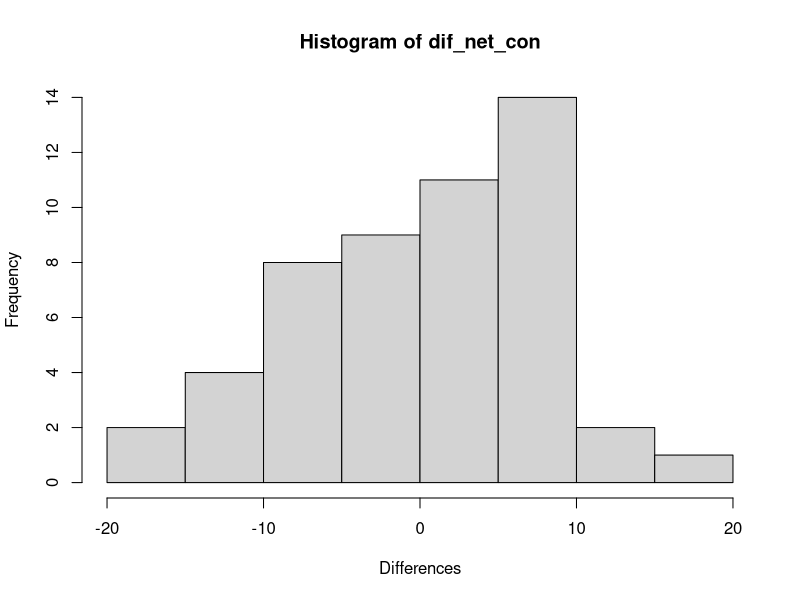
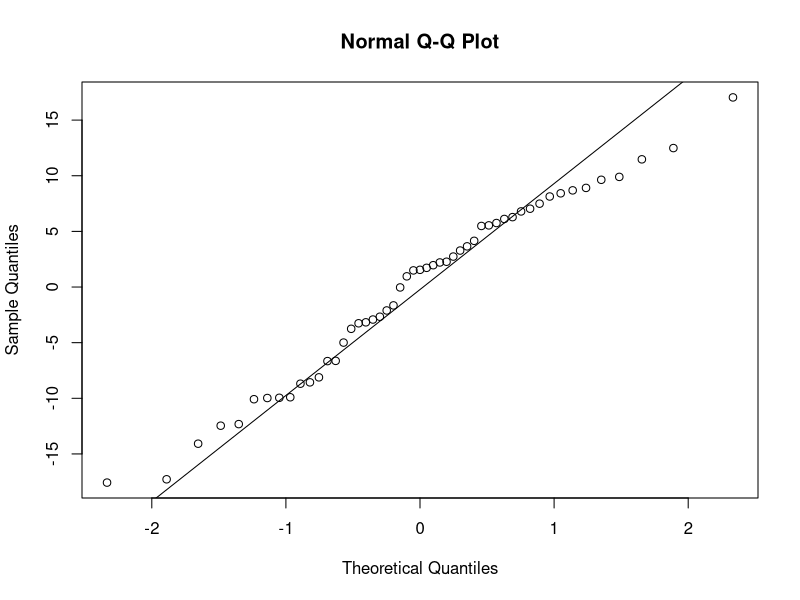
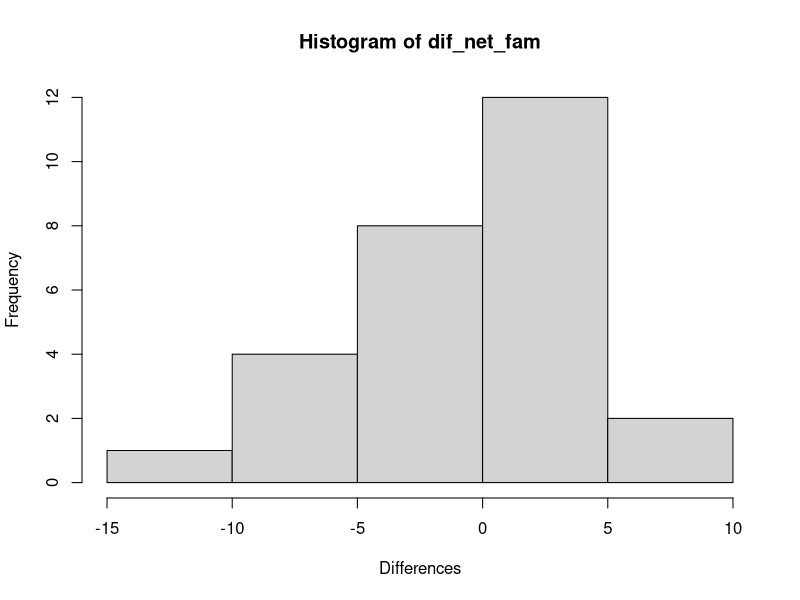
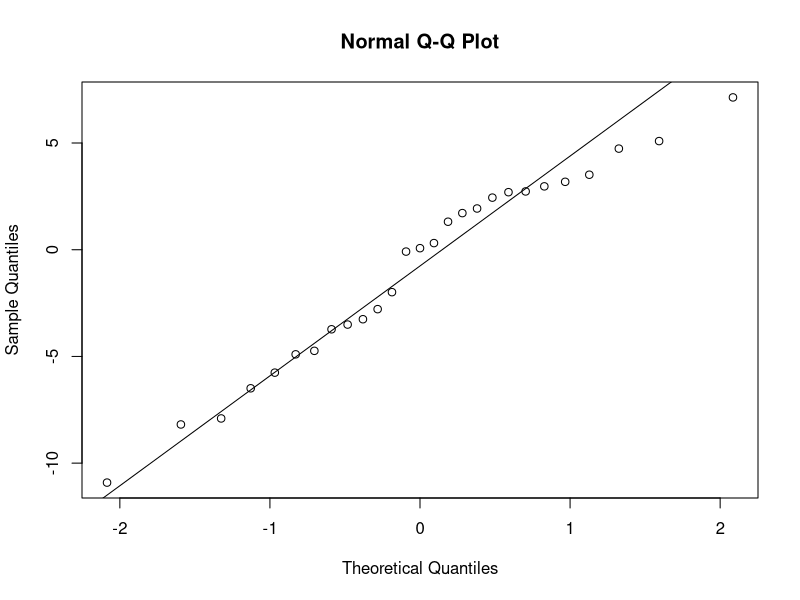
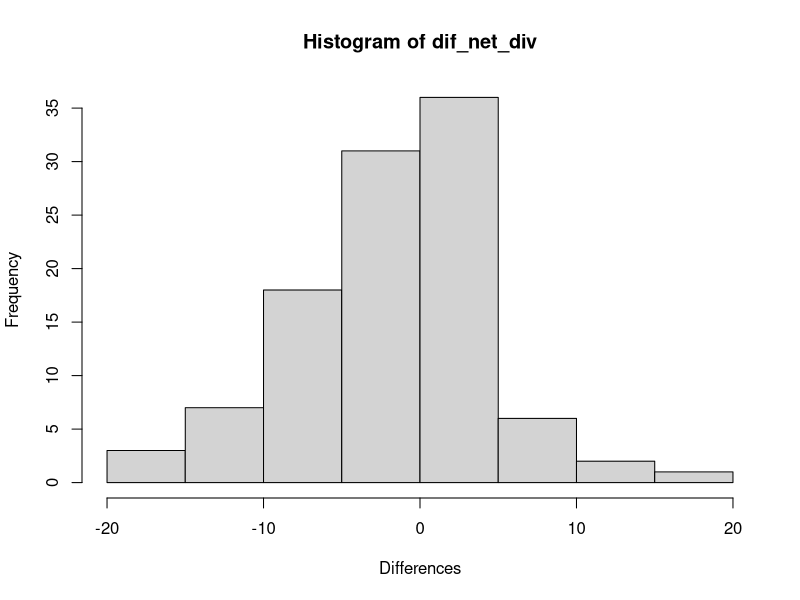
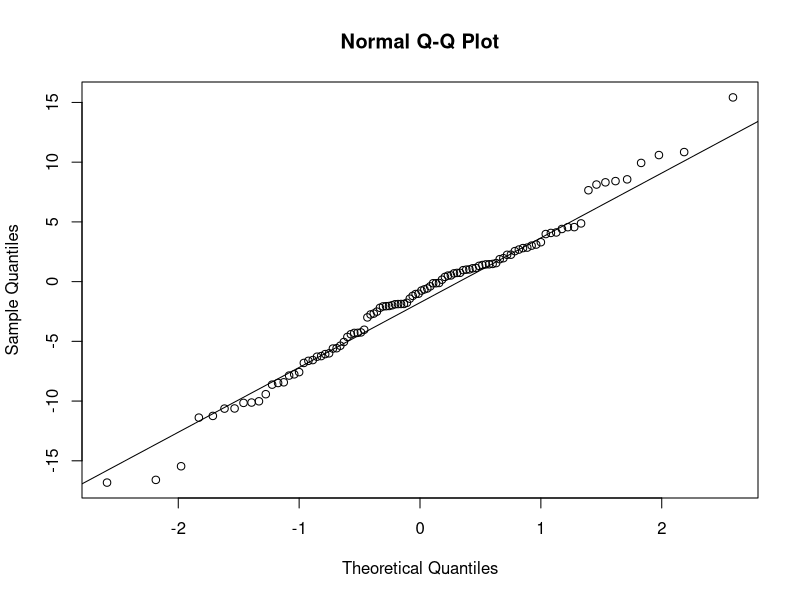
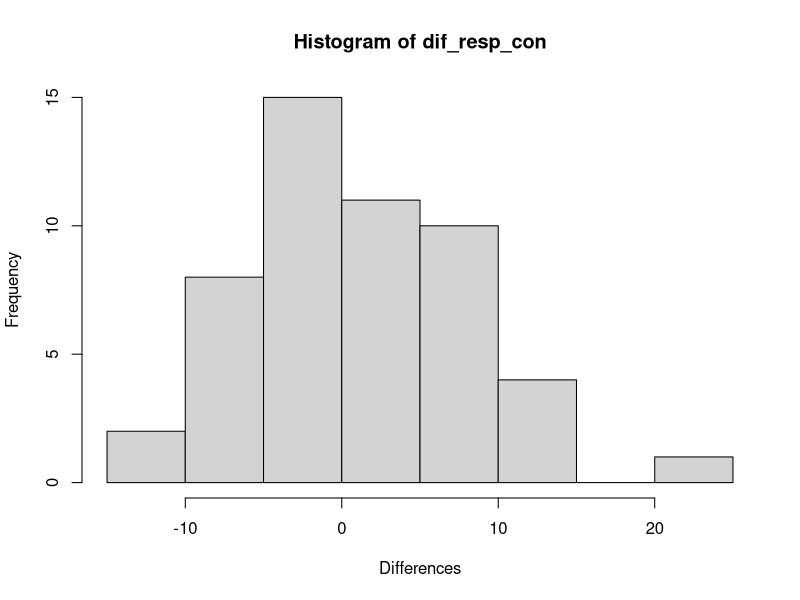
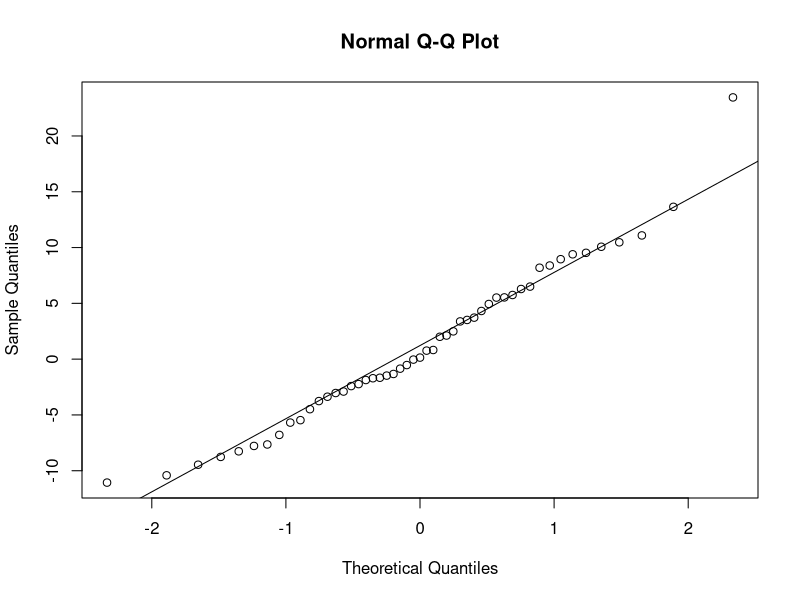

R code for these plots, in order: (Note: this script raises an error after producing the figures.)
## ---- chunk 1
library(tidyverse)
library(nlme)
library(rstatix)
library(ggpubr)
library(ggtext)
library(ggrepel)
library(patchwork)
## ---- chunk 2
#outlier exlusion in conspecific incubations (family and biomass incubations no outliers detected)

#O2 meausrements
Data <- read.csv("Data/All_expectedvalues.csv")

Day14 <- Data %>% filter(day =="14")
Day14<- Day14 %>%
  filter(fragment_ID != "AmuD1_AmuB2_AmuA3" & fragment_ID != "SpiA4_SpiB1_SpiD2")

Day5 <- Data %>% filter(day =="5")
Day5<- Day5 %>%
  filter(fragment_ID != "PloB3_PloC3_PloD3")

Data_sub <- Data %>% filter(day != "14" & day != "5")

Data <- rbind(Day14, Day5, Data_sub)

# calcification measurements
# important to delete minus values in expected calc, otherwise relative difference in percentage is wrong
Data_calc <- read.csv("Data/All_expectedvalues.csv")

Day14_calc <- Data_calc %>% filter(day =="14")
Day14_calc<- Day14_calc %>%
  filter(fragment_ID != "AmuD2_AmuB4_AmuA1" & fragment_ID != "AmuD1_AmuB2_AmuA3" & fragment_ID != "AcyB1_AcyD2_AcyA3" & fragment_ID != "PruD4_PruE2_PruA3" & fragment_ID != "PdaA1_PdaB2_PdaD4" & fragment_ID != "AcyB3_AcyD3_AcyA1")

Day5 <- Data %>% filter(day =="5")
Day5_calc<- Day5 %>%
  filter(fragment_ID != "AcyB1_AcyD1_AcyA1")

Day6_calc <- Data_calc %>%  filter(day == "6")
Day6_calc <- Day6_calc %>%  filter(fragment_ID != "PloB3_PcyB4_PruD4")

Data_sub_calc <- Data %>% filter(day != "14" & day != "5"& day != "6")

Data_calc <- rbind(Day6_calc, Day14_calc, Day5_calc, Data_sub_calc)

rm(Data_sub, Data_sub_calc)
## ---- chunk 3
#outlier exclusion in diversity incubations (family and biomass incubations no outliers detected

#O2 measurements
Day13 <- Data %>% filter(day =="13")
Day13<- Day13 %>% filter(fragment_ID != "SpiB2_AcyD2_PcyC3" )

Day9 <- Data %>% filter(day =="9")
Day9<- Day9 %>% filter(fragment_ID != "PdaA2_AmuD2_PruD3" & fragment_ID != "PveF1_MdiC1_PcyB1")

Day7 <- Data %>% filter(day =="7")
Day7<- Day7 %>% filter(fragment_ID != "PdaB4_AcyD3_PcyC4")

Data_sub <- Data %>% filter(day != "13" & day != "9" & day != "7")

Data <- rbind(Day13, Day9, Day7, Data_sub)

# calcification measurements
Day7_calc <- Data_calc %>% filter(day =="7")
Day7_calc<- Day7_calc %>%filter(fragment_ID != "PdaD1_AcyA1_PcyA1")

Day13_calc <- Data_calc %>% filter(day =="13")
Day13_calc<- Day13_calc %>%filter(fragment_ID != "PdaD1_AmuA1_PloD1")

Data_sub_calc <- Data_calc %>%  filter(day != "7" & day != "13")

Data_calc <- rbind(Day7_calc, Day13_calc, Data_sub_calc)
## ---- chunk 4
#((100/ exp)* net_obs) -100, rewritten it is ((net_obs/exp)*100)-100, is the same as ((net_obs/exp)-1)*100, is the same as ((net_obs-exp)/exp)*100 as exp cut out(rauskürzen)

Data$exp_obs_net_photo <- with(Data, Data$net_photo_h_surface - Data$exp_Net_photo_ug_h_cm2)
Data$exp_obs_net_photo_perc <- with(Data, ((100 / Data$exp_Net_photo_ug_h_cm2) * Data$net_photo_h_surface)-100)
Data$exp_obs_net_photo_perc <- round(Data$exp_obs_net_photo_perc, 6)

Data$exp_obs_gross_photo <- with(Data, Data$gross_photo_h_surface - Data$exp_Gross_photo_ug_h_cm2)
Data$exp_obs_gross_photo_perc <- with(Data, ((100 / Data$exp_Gross_photo_ug_h_cm2) * Data$gross_photo_h_surface)-100)
Data$exp_obs_gross_photo_perc <- round(Data$exp_obs_gross_photo_perc, 6)

Data$exp_obs_respiration <- with(Data, Data$respiration_h_surface - Data$exp_Resp_ug_h_cm2)
Data$exp_obs_respiration_perc <- with(Data, ((100 / Data$exp_Resp_ug_h_cm2) * Data$respiration_h_surface)-100)
Data$exp_obs_respiration_perc <- round(Data$exp_obs_respiration_perc, 6)

Data_calc$exp_obs_calc <- with(Data_calc, Data_calc$calc_umol_cm2_h - Data_calc$exp_Calc_umol_h_cm2)
Data_calc$exp_obs_calc_perc <- with(Data_calc, ((100 / Data_calc$exp_Calc_umol_h_cm2) * Data_calc$calc_umol_cm2_h)-100)
Data_calc$exp_obs_calc_perc <- round(Data_calc$exp_obs_calc_perc, 6)
## ---- chunk 5
#Get dataframe melted and split into conspecific, family and diversity (mixed) dataframes

# Net photo
Net_m <- Data %>%  dplyr::select("category", "colony", "net_photo_h_surface", "species", "family") %>%
        mutate(Label = as.factor("Net Photo")) %>%
        rename(Netphoto = net_photo_h_surface)

ExpNet_m <- Data %>%  dplyr::select("category", "colony", "exp_Net_photo_ug_h_cm2", "species", "family") %>%
        mutate(Label = as.factor("ExpNet Photo")) %>%
        rename(Netphoto =exp_Net_photo_ug_h_cm2)

Net_melt <- rbind(Net_m, ExpNet_m)

Net_con <- Net_melt %>%  filter(category == "conspecific")
Net_fam <- Net_melt %>%  filter(category == "family")
Net_div <- Net_melt %>%  filter(category == "mix")

rm(Net_m, ExpNet_m)

# Gross photo
Gross_m <- Data %>%  dplyr::select("category", "colony", "gross_photo_h_surface", "species", "family") %>%
        mutate(Label = as.factor("Gross Photo")) %>%
        rename(Grossphoto = gross_photo_h_surface)

ExpGross_m <- Data %>%  dplyr::select("category", "colony", "exp_Gross_photo_ug_h_cm2", "species", "family") %>%
        mutate(Label = as.factor("ExpGross Photo")) %>%
        rename(Grossphoto =exp_Gross_photo_ug_h_cm2)

Gross_melt <- rbind(Gross_m, ExpGross_m)

Gross_con <- Gross_melt %>%  filter(category == "conspecific")
Gross_fam <- Gross_melt %>%  filter(category == "family")
Gross_div <- Gross_melt %>%  filter(category == "mix")

rm(Gross_m, ExpGross_m)

# Respiration
Resp_m <- Data %>%  dplyr::select("category", "colony", "respiration_h_surface", "species", "family") %>%
        mutate(Label = as.factor("Resp")) %>%
        rename(Resp = respiration_h_surface)

ExpResp_m <- Data %>%  dplyr::select("category", "colony", "exp_Resp_ug_h_cm2", "species", "family") %>%
        mutate(Label = as.factor("ExpResp")) %>%
        rename(Resp =exp_Resp_ug_h_cm2)

Resp_melt <- rbind(Resp_m, ExpResp_m)

Resp_con <- Resp_melt %>%  filter(category == "conspecific")
Resp_fam <- Resp_melt %>%  filter(category == "family")
Resp_div <- Resp_melt %>%  filter(category == "mix")

rm(Resp_m,ExpResp_m)

# Calcification
Calc_m <- Data_calc %>%  dplyr::select("category", "colony", "calc_umol_cm2_h", "species", "family") %>%
        mutate(Label = as.factor("Calc")) %>%
        rename(Calc = calc_umol_cm2_h)

ExpCalc_m <- Data_calc %>%  dplyr::select("category", "colony", "exp_Calc_umol_h_cm2", "species", "family") %>%
        mutate(Label = as.factor("ExpCalc")) %>%
        rename(Calc =exp_Calc_umol_h_cm2)

Calc_melt <- rbind(Calc_m, ExpCalc_m)

Calc_con <- Calc_melt %>%  filter(category == "conspecific")
Calc_fam <- Calc_melt %>%  filter(category == "family")
Calc_div <- Calc_melt %>%  filter(category == "mix")

rm(Calc_m, ExpCalc_m)
## ---- chunk 6
# check requirements for paired t-test

# Preconditions check normality of differences in paired t test.
# Homogeneity of variance is not important for paired t test 
# Does the differences of the pairs follow a normal distribution? P >0.05

# Net -> assumptions are met
dif_net_con <- with(Net_con, Netphoto[Label == "Net Photo"] - Netphoto[Label == "ExpNet Photo"])
dif_net_fam <- with(Net_fam, Netphoto[Label == "Net Photo"] - Netphoto[Label == "ExpNet Photo"])
dif_net_div <- with(Net_div, Netphoto[Label == "Net Photo"] - Netphoto[Label == "ExpNet Photo"])

shapiro.test(dif_net_con) # test = normal
hist(dif_net_con,xlab='Differences') # check graphically
qqnorm(dif_net_con) 
qqline(dif_net_con)

shapiro.test(dif_net_fam) # test = normal
hist(dif_net_fam,xlab='Differences') # check graphically
qqnorm(dif_net_fam) 
qqline(dif_net_fam)

shapiro.test(dif_net_div) # test = normal
hist(dif_net_div,xlab='Differences') # check graphically
qqnorm(dif_net_div) 
qqline(dif_net_div)


# Resp -> assumptions are met
dif_resp_con <- with(Resp_con, Resp[Label == "Resp"] - Resp[Label == "ExpResp"])
dif_resp_fam <- with(Resp_fam, Resp[Label == "Resp"] - Resp[Label == "ExpResp"])
dif_resp_div <- with(Resp_div, Resp[Label == "Resp"] - Resp[Label == "ExpResp"])

shapiro.test(dif_resp_con) # test = normal
hist(dif_resp_con,xlab='Differences') # check graphically
qqnorm(dif_resp_con) 
qqline(dif_resp_con)

shapiro.test(dif_resp_fam) # test = normal
hist(dif_resp_fam,xlab='Differences') # check graphically
qqnorm(dif_resp_fam) 
qqline(dif_resp_fam)

shapiro.test(dif_resp_div) # test = normal
hist(dif_resp_div,xlab='Differences') # check graphically
qqnorm(dif_resp_div) 
qqline(dif_resp_div)


# Gross -> assumptions are met
dif_gross_con <- with(Gross_con, Grossphoto[Label == "Gross Photo"] - Grossphoto[Label == "ExpGross Photo"])
dif_gross_fam <- with(Gross_fam, Grossphoto[Label == "Gross Photo"] - Grossphoto[Label == "ExpGross Photo"])
dif_gross_div <- with(Gross_div, Grossphoto[Label == "Gross Photo"] - Grossphoto[Label == "ExpGross Photo"])

shapiro.test(dif_gross_con) # test = normal
hist(dif_gross_con,xlab='Differences') # check graphically
qqnorm(dif_gross_con) 
qqline(dif_gross_con)

shapiro.test(dif_gross_fam) # test = normal
hist(dif_gross_fam,xlab='Differences') # check graphically
qqnorm(dif_gross_fam) 
qqline(dif_gross_fam)

shapiro.test(dif_gross_div) # test = normal
hist(dif_gross_div,xlab='Differences') # check graphically
qqnorm(dif_gross_div) 
qqline(dif_gross_div)


# Calc -> assumptions are met
dif_calc_con <- with(Calc_con, Calc[Label == "Calc"] - Calc[Label == "ExpCalc"])
dif_calc_fam <- with(Calc_fam, Calc[Label == "Calc"] - Calc[Label == "ExpCalc"])
dif_calc_div <- with(Calc_div, Calc[Label == "Calc"] - Calc[Label == "ExpCalc"])

shapiro.test(dif_calc_con) # test = normal
hist(dif_calc_con,xlab='Differences') # check graphically
qqnorm(dif_calc_con) 
qqline(dif_calc_con)

shapiro.test(dif_calc_fam) # test = normal
hist(dif_calc_fam,xlab='Differences') # check graphically
qqnorm(dif_calc_fam) 
qqline(dif_calc_fam)

shapiro.test(dif_calc_div) # test = normal
hist(dif_calc_div,xlab='Differences') # check graphically
qqnorm(dif_calc_div) 
qqline(dif_calc_div)
## ---- chunk 7
#  compare all expected to observed/measured via an paired t.test

# conspecifics
test_net <- Net_con %>%
   group_by(species) %>%
   pairwise_t_test(
     Netphoto ~ Label,
     paired = TRUE,
     p.adjust.method = "bonferroni"
   )

write.table(test_net, "Graphs/Net_paired_ttest_exp_obs_con.csv", sep= ",")

test_resp <-Resp_con %>%
   group_by(species) %>%
   pairwise_t_test(
     Resp ~ Label,
     paired = TRUE,
     p.adjust.method = "bonferroni"
   )

write.table(test_resp, "Graphs/Resp_paired_ttest_exp_obs_con.csv", sep= ",")

test_gross <- Gross_con %>%
   group_by(species) %>%
   pairwise_t_test(
     Grossphoto ~ Label,
     paired = TRUE,
     p.adjust.method = "bonferroni"
   )

write.table(test_gross, "Graphs/Gross_paired_ttest_exp_obs_con.csv", sep= ",")


test_calc <- Calc_con %>%
   group_by(species) %>%
   pairwise_t_test(
     Calc ~ Label,
     paired = TRUE,
     p.adjust.method = "bonferroni"
   )

write.table(test_calc, "Graphs/Calc_paired_ttest_exp_obs_con.csv", sep= ",")


# family
test_net_fam <- Net_fam %>%
   group_by(species) %>%
   pairwise_t_test(
     Netphoto ~ Label,
     paired = TRUE,
     p.adjust.method = "bonferroni"
   )

write.table(test_net_fam, "Graphs/Net_paired_ttest_exp_obs_fam.csv", sep= ",")

test_resp_fam <-Resp_fam %>%
   group_by(species) %>%
   pairwise_t_test(
     Resp ~ Label,
     paired = TRUE,
     p.adjust.method = "bonferroni"
   )

write.table(test_resp_fam, "Graphs/Resp_paired_ttest_exp_obs_fam.csv", sep= ",")

test_gross_fam <- Gross_fam %>%
   group_by(species) %>%
   pairwise_t_test(
     Grossphoto ~ Label,
     paired = TRUE,
     p.adjust.method = "bonferroni"
   )

write.table(test_gross_fam, "Graphs/Gross_paired_ttest_exp_obs_fam.csv", sep= ",")


test_calc_fam <- Calc_fam %>%
   group_by(species) %>%
   pairwise_t_test(
     Calc ~ Label,
     paired = TRUE,
     p.adjust.method = "bonferroni"
   )

write.table(test_calc_fam, "Graphs/Calc_paired_ttest_exp_obs_fam.csv", sep= ",")


#  diversity
test_net_div <- Net_div %>%
   group_by(species) %>%
   pairwise_t_test(
     Netphoto ~ Label,
     paired = TRUE,
     p.adjust.method = "bonferroni"
   )

write.table(test_net_div, "Graphs/Mix_Net_paired_ttest_exp_obs_div.csv", sep= ",")

test_resp_div <-Resp_div %>%
   group_by(species) %>%
   pairwise_t_test(
     Resp ~ Label,
     paired = TRUE,
     p.adjust.method = "bonferroni"
   )

write.table(test_resp_div, "Graphs/Mix_Resp_paired_ttest_exp_obs_div.csv", sep= ",")

test_gross_div <- Gross_div %>%
   group_by(species) %>%
   pairwise_t_test(
     Grossphoto ~ Label,
     paired = TRUE,
     p.adjust.method = "bonferroni"
   )

write.table(test_gross_div, "Graphs/Mix_Gross_paired_ttest_exp_obs_div.csv", sep= ",")


test_calc_div <- Calc_div %>%
   group_by(species) %>%
   pairwise_t_test(
     Calc ~ Label,
     paired = TRUE,
     p.adjust.method = "bonferroni"
   )

write.table(test_calc_div, "Graphs/Mix_Calc_paired_ttest_exp_obs_div.csv", sep= ",")
## ---- chunk 8
# Make new column with stat results 'type', where statistical test result is shown

# Net photo
con_net <- Data %>% filter(category == "conspecific")%>%
  mutate(
  type = case_when(
    species == "Acy_Acy_Acy" ~ "neutral",
    species == "Amu_Amu_Amu" ~ "neutral",
    species == "Mdi_Mdi_Mdi" ~ "neg",
    species == "Pcy_Pcy_Pcy" ~ "pos",
    species == "Plo_Plo_Plo" ~ "pos",
    species == "Pru_Pru_Pru" ~ "neg",
    species == "Pve_Pve_Pve" ~ "neutral",
    species == "Pda_Pda_Pda" ~ "neutral",
    species == "Spi_Spi_Spi" ~ "neutral"
  ))

con_net$species <- factor(con_net$species, levels= c("Pcy_Pcy_Pcy", "Plo_Plo_Plo", "Pru_Pru_Pru", "Acy_Acy_Acy", "Amu_Amu_Amu", "Mdi_Mdi_Mdi", "Pda_Pda_Pda", "Pve_Pve_Pve","Spi_Spi_Spi"))

summary_net<- con_net %>%  group_by(species) %>%
    summarise(
      median = round(median(exp_obs_net_photo_perc),4),
      mean = round(mean(exp_obs_net_photo_perc),4), 
      sd = round(sd(exp_obs_net_photo_perc),4))

con_net_comp <- left_join(con_net, summary_net)


# Respiration
con_resp <- Data %>% filter(category == "conspecific")%>%
  mutate(
  type = case_when(
    species == "Acy_Acy_Acy" ~ "neg",
    species == "Amu_Amu_Amu" ~ "neutral",
    species == "Mdi_Mdi_Mdi" ~ "neutral",
    species == "Pcy_Pcy_Pcy" ~ "neutral",
    species == "Plo_Plo_Plo" ~ "pos",
    species == "Pru_Pru_Pru" ~ "neutral",
    species == "Pve_Pve_Pve" ~ "neutral",
    species == "Pda_Pda_Pda" ~ "pos",
    species == "Spi_Spi_Spi" ~ "neutral"
  ))

con_resp$species <- factor(con_resp$species, levels= c("Pcy_Pcy_Pcy", "Plo_Plo_Plo", "Pru_Pru_Pru", "Acy_Acy_Acy", "Amu_Amu_Amu", "Mdi_Mdi_Mdi", "Pda_Pda_Pda", "Pve_Pve_Pve","Spi_Spi_Spi")) 

summary_resp<- con_resp %>%  group_by(species) %>%
    summarise(
      median = round(median(exp_obs_respiration_perc),4),
      mean = round(mean(exp_obs_respiration_perc),4), 
      sd = round(sd(exp_obs_respiration_perc),4))

con_resp_comp <- left_join(con_resp, summary_resp)


# Gross photo
con_gross <- Data %>% filter(category == "conspecific")%>%
  mutate(
  type = case_when(
    species == "Acy_Acy_Acy" ~ "neutral",
    species == "Amu_Amu_Amu" ~ "pos",
    species == "Mdi_Mdi_Mdi" ~ "neg",
    species == "Pcy_Pcy_Pcy" ~ "pos",
    species == "Plo_Plo_Plo" ~ "pos",
    species == "Pru_Pru_Pru" ~ "neutral",
    species == "Pve_Pve_Pve" ~ "neutral",
    species == "Pda_Pda_Pda" ~ "pos",
    species == "Spi_Spi_Spi" ~ "neutral"
  ))

con_gross$species <- factor(con_gross$species, levels= c("Pcy_Pcy_Pcy", "Plo_Plo_Plo", "Pru_Pru_Pru", "Acy_Acy_Acy", "Amu_Amu_Amu", "Mdi_Mdi_Mdi", "Pda_Pda_Pda", "Pve_Pve_Pve","Spi_Spi_Spi")) 

summary_gross<- con_gross %>%  group_by(species) %>%
    summarise(
      median = round(median(exp_obs_gross_photo_perc),4),
      mean = round(mean(exp_obs_gross_photo_perc),4), 
      sd = round(sd(exp_obs_gross_photo_perc),4))

con_gross_comp <- left_join(con_gross, summary_gross)


# Calcification
con_calc <- Data_calc %>% filter(category == "conspecific")%>%
  mutate(
  type = case_when(
    species == "Acy_Acy_Acy" ~ "neutral",
    species == "Amu_Amu_Amu" ~ "neutral",
    species == "Mdi_Mdi_Mdi" ~ "neutral",
    species == "Pcy_Pcy_Pcy" ~ "pos",
    species == "Plo_Plo_Plo" ~ "neutral",
    species == "Pru_Pru_Pru" ~ "neutral",
    species == "Pve_Pve_Pve" ~ "neutral",
    species == "Pda_Pda_Pda" ~ "neutral",
    species == "Spi_Spi_Spi" ~ "neutral"
  ))

con_calc$species <- factor(con_calc$species, levels= c("Pcy_Pcy_Pcy", "Plo_Plo_Plo", "Pru_Pru_Pru", "Acy_Acy_Acy", "Amu_Amu_Amu", "Mdi_Mdi_Mdi", "Pda_Pda_Pda", "Pve_Pve_Pve","Spi_Spi_Spi")) 

summary_calc<- con_calc %>%  group_by(species) %>%
    summarise(
      median = round(median(exp_obs_calc_perc),4),
      mean = round(mean(exp_obs_calc_perc),4), 
      sd = round(sd(exp_obs_calc_perc),4))

con_calc_comp <- left_join(con_calc, summary_calc)
## ---- chunk 9
# Graphs showing percentage difference per conspecific

# theme all graphs
 theme <- theme_classic() +
          theme(legend.position = "bottom",
          legend.text = element_text(size = 15),
          plot.margin = unit(c(1,0.2,0.2,1), "cm"),
          axis.text.x = element_text(size = 14, color = "black", face= "italic", angle = 45, hjust= 1),
          axis.title.x=element_blank(),
          axis.text.y = element_text(size = 16, vjust = 0.5, color = "black"),
          axis.title.y =element_text(hjust = 0.5, size=15,face="bold",margin=margin(0,12,0,0)))

# theme without x axis text
 theme2 <- theme_classic() +
          theme(legend.position = "bottom",
          legend.text = element_text(size = 15),
          plot.margin = unit(c(1,0.2,0.2,1), "cm"),
          axis.text.x = element_blank(),
          axis.title.x=element_blank(),
          axis.text.y = element_text(size = 16, vjust = 0.5, color = "black"),
          axis.title.y =element_text(hjust = 0.5, size=15,face="bold",margin=margin(0,12,0,0)))
 


# Net photo
con_net_graph <-ggplot(con_net, aes(x =species, y = exp_obs_net_photo_perc, color = type)) +
  geom_point()+
  stat_summary(fun= "median", fun.min = "median", fun.max = "median", linewidth= 0.3, geom="crossbar", color= "black")+
 # geom_boxplot(outlier.shape = NA, lwd=1) +
  #geom_jitter(inherit.aes = TRUE, position=position_jitterdodge(dodge.width=0.2, jitter.width=0.2), size = 1) +
  geom_hline(yintercept = 0, linetype = 2, color = "black") +
  ylab("\nNet photosynthesis\n(% change from expected)") +
  scale_color_manual(name = "", labels = c("neg" = "significantly negative", "neutral" = "no significant difference", "pos" = "significantly positive"), values = c("neg"="#CC0000","neutral"= "#999999", "pos" = "#33CC66"))+
  scale_y_continuous(limits = c(-70, 120), breaks = seq(-60, 120, by = 20))+
 # annotate("text", x= 1, y = 120, label = "***", size= 8 )+
#  annotate("text", x= 2, y = 120, label = "***", size= 8)+
#  annotate("text", x= 3, y = 120, label = "**", size= 8)+
 # annotate("text", x= 6, y = 120, label = "**", size= 8 )+
  annotate("text", x= 2, y = -70, label = "Poritidae", size= 4.5, fontface="bold" )+
  annotate("text", x= 5, y = -70, label = "Acroporidae", size= 4.5, fontface="bold" )+
  annotate("text", x= 8, y = -70, label = "Pocilloporidae", size= 4.5, fontface="bold" )+
  geom_vline(xintercept = 3.5, linetype = 3, color="black")+
  geom_vline(xintercept = 6.5, linetype = 3, color="black")+
 # ggtitle("Conspecific")+
  theme2

# respiration
con_resp_graph <-ggplot(con_resp, aes(x = species, y = exp_obs_respiration_perc, color=type)) +
  geom_point()+
  stat_summary(fun= "median", fun.min = "median", fun.max = "median", linewidth= 0.3, geom="crossbar", color= "black")+
 # geom_boxplot(outlier.shape = NA, lwd=1) +
  #geom_jitter(inherit.aes = TRUE, position=position_jitterdodge(dodge.width=0.2, jitter.width=0.2), size = 1) +
  geom_hline(yintercept = 0, linetype = 2, color = "black") +
  ylab("\nRespiration\n(% change from expected)") +
 scale_color_manual(name = "", labels = c("neg" = "significantly negative", "neutral" = "no significant difference", "pos" = "significantly positive"), values = c("neg"="#CC0000","neutral"= "#999999", "pos" = "#33CC66"))+
  scale_y_continuous(limits = c(-100, 200), breaks = seq(-80, 200, by = 40))+
 # annotate("text", x= 2, y = 200, label = "*", size= 8 )+
  #annotate("text", x= 4, y = 200, label = "*", size= 8 )+
  #annotate("text", x= 7, y = 200, label = "*", size= 8 )+
  annotate("text", x= 2, y = -100, label = "Poritidae", size= 4.5, fontface="bold" )+
  annotate("text", x= 5, y = -100, label = "Acroporidae", size= 4.5, fontface="bold" )+
  annotate("text", x= 8, y = -100, label = "Pocilloporidae", size= 4.5, fontface ="bold" )+
  geom_vline(xintercept = 3.5, linetype = 3, color="black")+
  geom_vline(xintercept = 6.5, linetype = 3, color="black")+
  theme2

# gross photo
con_gross_graph <-ggplot(con_gross, aes(x = species, y =exp_obs_gross_photo_perc, color =type)) +
  geom_point()+
  stat_summary(fun= "median", fun.min = "median", fun.max = "median", linewidth= 0.3, geom="crossbar", color= "black")+
 #geom_boxplot(outlier.shape = NA, lwd=1) +
  #geom_jitter(inherit.aes = TRUE, position=position_jitterdodge(dodge.width=0.2, jitter.width=0.2), size = 1) +
  geom_hline(yintercept = 0, linetype = 2, color = "black") +
  ylab("\nGross photosynthesis\n(% change from expected)") +
  scale_color_manual(name = "", labels = c("neg" = "significantly negative", "neutral" = "no significant difference", "pos" = "significantly positive"), values = c("neg"="#CC0000","neutral"= "#999999", "pos" = "#33CC66"))+
  scale_y_continuous(limits = c(-55, 100), breaks = seq(-40, 100, by = 20))+
 # annotate("text", x= 1, y = 100, label = "**", size= 8 )+
  #annotate("text", x= 2, y = 100, label = "*", size= 8 )+
  #annotate("text", x= 5, y = 100, label = "*", size= 8 )+
  #annotate("text", x= 6, y = 100, label = "**", size= 8 )+
  #annotate("text", x= 7, y = 100, label = "**", size= 8 )+
  annotate("text", x= 2, y = -55, label = "Poritidae", size= 4.5, fontface="bold" )+
  annotate("text", x= 5, y = -55, label = "Acroporidae", size= 4.5, fontface="bold" )+
  annotate("text", x= 8, y = -55, label = "Pocilloporidae", size= 4.5, fontface="bold" )+
  geom_vline(xintercept = 3.5, linetype = 3, color="black")+
  geom_vline(xintercept = 6.5, linetype = 3, color="black")+
  theme
## ---- chunk 10
# Make new column with stat results 'type_2', where statistical test result is shown

# Net photo
mix_net <- Data %>% filter(category == "mix")%>%
  mutate(
  type_2 = case_when(
    species == "Pda_Acy_Pcy" ~ "pos",
    species == "Pda_Amu_Plo" ~ "neutral",
    species == "Pda_Amu_Pru" ~ "neutral",
    species == "Pda_Mdi_Plo" ~ "neutral",
    species == "Pve_Acy_Pru" ~ "neutral",
    species == "Pve_Amu_Plo" ~ "neutral",
    species == "Pve_Mdi_Pcy" ~ "neg",
    species == "Pve_Mdi_Pru" ~ "neg",
    species == "Spi_Acy_Pcy" ~ "neutral",
    species == "Spi_Acy_Plo" ~ "neutral",
    species == "Spi_Amu_Pcy" ~ "neutral",
    species == "Spi_Mdi_Pru" ~ "neg"
  ))

######## Order as net photo median ascending
mix_net$species <- factor(mix_net$species, levels = c("Pve_Mdi_Pru", "Spi_Mdi_Pru", "Pve_Mdi_Pcy","Spi_Acy_Pcy","Pda_Mdi_Plo", "Pda_Amu_Pru","Spi_Amu_Pcy","Pve_Acy_Pru","Spi_Acy_Plo", "Pve_Amu_Plo","Pda_Acy_Pcy", "Pda_Amu_Plo"))


# Respiration
# type colume where statistical test result is shown
mix_resp <- Data %>% filter(category == "mix")%>%
  mutate(
  type_2 = case_when(
    species == "Pda_Acy_Pcy" ~ "neutral",
    species == "Pda_Amu_Plo" ~ "neutral",
    species == "Pda_Amu_Pru" ~ "neutral",
    species == "Pda_Mdi_Plo" ~ "neutral",
    species == "Pve_Acy_Pru" ~ "neutral",
    species == "Pve_Amu_Plo" ~ "pos",
    species == "Pve_Mdi_Pcy" ~ "neutral",
    species == "Pve_Mdi_Pru" ~ "neutral",
    species == "Spi_Acy_Pcy" ~ "neg",
    species == "Spi_Acy_Plo" ~ "neg",
    species == "Spi_Amu_Pcy" ~ "neg",
    species == "Spi_Mdi_Pru" ~ "neutral"
  ))

######## Order as net photo median ascending
mix_resp$species <- factor(mix_resp$species, levels = c("Pve_Mdi_Pru", "Spi_Mdi_Pru", "Pve_Mdi_Pcy","Spi_Acy_Pcy","Pda_Mdi_Plo", "Pda_Amu_Pru","Spi_Amu_Pcy","Pve_Acy_Pru","Spi_Acy_Plo", "Pve_Amu_Plo","Pda_Acy_Pcy", "Pda_Amu_Plo"))


# Gross photo
# type colume where statistical test result is shown
mix_gross <- Data %>% filter(category == "mix")%>%
  mutate(
  type_2 = case_when(
    species == "Pda_Acy_Pcy" ~ "neutral",
    species == "Pda_Amu_Plo" ~ "neutral",
    species == "Pda_Amu_Pru" ~ "neutral",
    species == "Pda_Mdi_Plo" ~ "neutral",
    species == "Pve_Acy_Pru" ~ "neutral",
    species == "Pve_Amu_Plo" ~ "pos",
    species == "Pve_Mdi_Pcy" ~ "neutral",
    species == "Pve_Mdi_Pru" ~ "neg",
    species == "Spi_Acy_Pcy" ~ "neg",
    species == "Spi_Acy_Plo" ~ "neutral",
    species == "Spi_Amu_Pcy" ~ "neg",
    species == "Spi_Mdi_Pru" ~ "neg"
  ))

######## Order as net photo median ascending
mix_gross$species <- factor(mix_gross$species, levels = c("Pve_Mdi_Pru", "Spi_Mdi_Pru", "Pve_Mdi_Pcy","Spi_Acy_Pcy","Pda_Mdi_Plo", "Pda_Amu_Pru","Spi_Amu_Pcy","Pve_Acy_Pru","Spi_Acy_Plo", "Pve_Amu_Plo","Pda_Acy_Pcy", "Pda_Amu_Plo"))


# Calcification
# type colume where statistical test result is shown
mix_calc <- Data_calc %>% filter(category == "mix")%>%
  mutate(
  type_2 = case_when(
    species == "Pda_Acy_Pcy" ~ "neutral",
    species == "Pda_Amu_Plo" ~ "neutral",
    species == "Pda_Amu_Pru" ~ "neutral",
    species == "Pda_Mdi_Plo" ~ "neutral",
    species == "Pve_Acy_Pru" ~ "neutral",
    species == "Pve_Amu_Plo" ~ "neutral",
    species == "Pve_Mdi_Pcy" ~ "neutral",
    species == "Pve_Mdi_Pru" ~ "neg",
    species == "Spi_Acy_Pcy" ~ "neutral",
    species == "Spi_Acy_Plo" ~ "neutral",
    species == "Spi_Amu_Pcy" ~ "neutral",
    species == "Spi_Mdi_Pru" ~ "neg"
  ))

######## Order as net photo median ascending
mix_calc$species <- factor(mix_calc$species, levels = c("Pve_Mdi_Pru", "Spi_Mdi_Pru", "Pve_Mdi_Pcy","Spi_Acy_Pcy","Pda_Mdi_Plo", "Pda_Amu_Pru","Spi_Amu_Pcy","Pve_Acy_Pru","Spi_Acy_Plo", "Pve_Amu_Plo","Pda_Acy_Pcy", "Pda_Amu_Plo"))
## ---- chunk 11
# Graphs showing percentage difference per diversity incubation

# net photo
div_net_graph <- ggplot(mix_net, aes(x = reorder(species, exp_obs_net_photo_perc, median), y = exp_obs_net_photo_perc, color = type_2)) +
  geom_point()+
  stat_summary(fun= "median", fun.min = "median", fun.max = "median", linewidth= 0.3, geom="crossbar", color= "black")+
 # geom_boxplot(outlier.shape = NA, lwd=1) +
  #geom_jitter(inherit.aes = TRUE, position=position_jitterdodge(dodge.width=0.2, jitter.width=0.2), size = 1) +
  geom_hline(yintercept = 0, linetype = 2, color = "black") +
  ylab("\nNet photosynthesis\n(% change from expected)") +
  scale_color_manual(name = "", labels = c("neg" = "significantly negative", "neutral" = "no significant difference", "pos" = "significantly positive"), values = c("neg"="#CC0000","neutral"= "#999999", "pos" = "#33CC66"))+
  #scale_y_continuous(breaks = seq(-40, 80, by = 40))+
  scale_y_continuous(limits = c(-70, 120), breaks = seq(-60, 120, by = 20))+
 # annotate("text", x= 1, y = 120, label = "**", size= 8 )+
  #annotate("text", x= 2, y = 120, label = "**", size= 8)+
  #annotate("text", x= 3, y = 120, label = "**", size= 8)+
  #annotate("text", x= 11, y = 120, label = "*", size= 8 )+
  #annotate("text", x= -0.4, y = -71, label = "Poritidae", size=4, fontface= "bold")+
  #annotate("text", x= -0.9, y = -80, label = "Acroporidae", size=4, fontface= "bold")+
  #annotate("text", x= -0.4, y = -97, label = "Pocilloporidae", size=4, fontface= "bold")+
  coord_cartesian(ylim= c(-70, 120), xlim = c(1,12), clip = "off")+
 # ggtitle("Multi-family")+
  theme2


# respiration
div_resp_graph <-ggplot(mix_resp, aes(x = species, y = exp_obs_respiration_perc, color=type_2)) +
  geom_point()+
  stat_summary(fun= "median", fun.min = "median", fun.max = "median", linewidth= 0.3, geom="crossbar", color= "black")+
  #geom_boxplot(outlier.shape = NA, lwd=1) +
  #geom_jitter(inherit.aes = TRUE, position=position_jitterdodge(dodge.width=0.2, jitter.width=0.2), size = 1) +
  geom_hline(yintercept = 0, linetype = 2, color = "black") +
  ylab("\nRespiration\n(% change from expected)") +
  scale_color_manual(name = "", labels = c("neg" = "significantly negative", "neutral" = "no significant difference", "pos" = "significantly positive"), values = c("neg"="#CC0000","neutral"= "#999999", "pos" = "#33CC66"))+
  #scale_y_continuous(breaks = seq(-40, 80 , by = 40))+
  scale_y_continuous(limits = c(-100, 200), breaks = seq(-80, 200, by = 40))+
 # annotate("text", x= 4, y = 200, label = "*", size= 8 )+
#  annotate("text", x= 7, y = 200, label = "**", size= 8 )+
 # annotate("text", x= 9, y = 200, label = "*", size= 8 )+
  #annotate("text", x= 10, y = 200, label = "*", size= 8 )+
  #annotate("text", x= -0.8, y = -67, label = "Poritidae", size=4, fontface= "bold")+
  #annotate("text", x= -1.9, y = -82, label = "Acroporidae", size=4, fontface= "bold")+
  #annotate("text", x= -3, y = -97, label = "Pocilloporidae", size=4, fontface= "bold")+
 coord_cartesian(ylim= c(-100, 200), xlim = c(1,12), clip = "off")+
  theme2


# gross photo
div_gross_graph <-ggplot(mix_gross, aes(x = species, y =exp_obs_gross_photo_perc, color =type_2)) +
  geom_point()+
  stat_summary(fun= "median", fun.min = "median", fun.max = "median", linewidth= 0.3, geom="crossbar", color= "black")+
  #geom_boxplot(outlier.shape = NA, lwd=1) +
  #geom_jitter(inherit.aes = TRUE, position=position_jitterdodge(dodge.width=0.2, jitter.width=0.2), size = 1) +
  geom_hline(yintercept = 0, linetype = 2, color = "black") +
  ylab("\nGross photosynthesis\n(% change from expected)") +
  scale_color_manual(name = "", labels = c("neg" = "significantly negative", "neutral" = "no significant difference", "pos" = "significantly positive"), values = c("neg"="#CC0000","neutral"= "#999999", "pos" = "#33CC66"))+
  #scale_y_continuous(breaks = seq(-40, 40, by = 20))+
  scale_y_continuous(breaks = seq(-40, 100, by = 20))+
 # annotate("text", x= 1, y = 100, label = "*", size= 8 )+
  #annotate("text", x= 2, y = 100, label = "**", size= 8 )+
  #annotate("text", x= 4, y = 100, label = "*", size= 8 )+
  #annotate("text", x= 7, y = 100, label = "*", size= 8 )+
  #annotate("text", x= 10, y = 100, label = "*", size= 8 )+
  annotate("text", x= -0.82, y = -72, label = "Poritidae", size=4.5, fontface= "bold")+
  annotate("text", x= -2.1, y = -88, label = "Acroporidae", size=4.5, fontface= "bold")+
  annotate("text", x= -3.2, y = -104, label = "Pocilloporidae", size=4.5, fontface= "bold")+
  coord_cartesian(ylim= c(-55, 100), xlim = c(1,12), clip = "off")+
  theme


# calcification
div_calc_graph <-ggplot(mix_calc, aes(x = species, y = exp_obs_calc_perc, color =type_2)) +
  geom_point()+
  stat_summary(fun= "median", fun.min = "median", fun.max = "median", linewidth= 0.3, geom="crossbar", color= "black")+
  #geom_boxplot(outlier.shape = NA, lwd=1) +
   #geom_jitter(inherit.aes = TRUE, position=position_jitterdodge(dodge.width=0.2, jitter.width=0.2), size = 1) +
  geom_hline(yintercept = 0, linetype = 2, color = "black") +
  ylab("\nCalcification\n(% change from expected)") +
  scale_color_manual(name = "", labels = c("neg" = "significantly negative", "neutral" = "no significant difference", "pos" = "significantly positive"), values = c("neg"="#CC0000","neutral"= "#999999", "pos" = "#33CC66"))+
 scale_y_continuous(limits = c(-100, 270), breaks = seq(-100, 200, by = 50))+
    theme
## ---- chunk 12
# combine graphs
# arrange all plots together

arranged_perc_conmix <-
        con_net_graph + div_net_graph +
        con_resp_graph + div_resp_graph +
        con_gross_graph +  div_gross_graph +
          plot_layout( ncol = 2, nrow =3, guides = "collect") +
          plot_annotation( title = "                                           Conspecific                                                                              Multi-family",tag_levels = list(c("a)","d)", "b)", "e)", "c)", "f)"))) &
          theme(plot.tag = element_text(size = 18, face="bold"),
                plot.tag.position = c(0.05,0.98),
                plot.title= element_text(size = 16, face="bold"),
                legend.position = "bottom",
                legend.text = element_text(size = 16))

arranged_perc_conmix2 <- annotate_figure(arranged_perc_conmix, fig.lab= "Figure 3", fig.lab.pos = "top.left", fig.lab.face = "bold", fig.lab.size = 18)

ggsave("Graphs/Figure3_ConMix_perc.tiff", width=12, height= 13, limitsize=FALSE, dpi= 700, bg= "white", arranged_perc_conmix2)
## ---- chunk 13
#Get conspecific and diverse incubations and make absolute values, so we have difference from zero in one direction
Con_mix <- Data %>% filter(category=="mix" | category == "conspecific") %>% 
  mutate(change_net = abs(exp_obs_net_photo_perc),
         change_resp = abs(exp_obs_respiration_perc),
         change_gross = abs(exp_obs_gross_photo_perc))

Con_mix_calc <- Data_calc %>% filter(category=="mix" | category == "conspecific") %>% 
  mutate(change_calc = abs(exp_obs_calc_perc))


Con_mix$category <- as.factor(Con_mix$category)
Con_mix_calc$category <- as.factor(Con_mix_calc$category)
# test normality -> requirement not met
shapiro.test(Con_mix$change_gross)

# use non-parametric test
wilcox.test(change_net~category, data = Con_mix)
wilcox.test(change_resp~category, data = Con_mix)
wilcox.test(change_gross~category, data = Con_mix)
wilcox.test(change_calc~category, data = Con_mix_calc)

wilcox.test(exp_obs_net_photo_perc~category, data = Con_mix)
wilcox.test(exp_obs_respiration_perc~category, data = Con_mix)
wilcox.test(exp_obs_gross_photo_perc~category, data = Con_mix)
wilcox.test(exp_obs_calc_perc~category, data = Con_mix_calc)

# calculate effect size overall
wilcox_effsize(change_net~category, data = Con_mix)
wilcox_effsize(change_resp~category, data = Con_mix)
wilcox_effsize(change_gross~category, data = Con_mix)
wilcox_effsize(change_calc~category, data = Con_mix_calc)
## ---- chunk 14
#-------------------- conspecifics

# prepare data to get get median per species for all three productivity parameters
summary_net$name <- "net"
summary_resp$name <- "resp"
summary_gross$name <- "gross"

# combine net photosynthesis, respiration and gross photosynthesis
final_median <- rbind(summary_net, summary_resp, summary_gross)
final_median$name <- factor(final_median$name, levels= c("net","resp","gross"))

# arrange order of species
final_median$species <- factor(final_median$species, levels= c("Pcy_Pcy_Pcy", "Plo_Plo_Plo", "Pru_Pru_Pru","Acy_Acy_Acy","Amu_Amu_Amu","Mdi_Mdi_Mdi","Pda_Pda_Pda","Pve_Pve_Pve", "Spi_Spi_Spi"))

# theme
theme_lolli <-  theme_classic() +
                theme(legend.position = "bottom",
                legend.text = element_text(size = 10),
                plot.margin = unit(c(0.5,0.2,0.2,1), "cm"),
                axis.text.x = element_text(size = 8, color = "black", face="italic", angle = 45, hjust=1),
                axis.title.x=element_blank(),
                axis.text.y = element_text(size = 9, vjust = 0.5, color = "black"),
                axis.title.y =element_text(hjust = 0.5, size=9,face="bold",margin=margin(0,12,0,0)))

theme_lolli2 <-  theme_classic() +
                theme(
                legend.position = "none",
                plot.margin = unit(c(0.5,0.2,0.2,1), "cm"),
                axis.text.x = element_blank(),
                axis.title.x=element_blank(),
                axis.text.y = element_text(size = 9, vjust = 0.5, color = "black"),
                axis.title.y =element_text(hjust = 0.5, size=9,face="bold",margin=margin(0,12,0,0)))

# Lollipop graph
con_lolli <-ggplot(final_median, aes(x= species, y=median, color=name))+
  geom_hline(yintercept = 0, linetype = 2, color = "black") +
  geom_linerange(aes(x = species, ymin = median, ymax = 0), position = position_dodge(width = 0.5)) +
  geom_point(position = position_dodge(width = 0.5), size = 3, shape = 18)+
  scale_y_continuous(limits = c(-40, 65), breaks = seq(-40, 60, by = 20))+
  ylab("Conspecific productivity\nper species\n(% change from expected)")+
  scale_color_manual("", values= c("gross" ="#C81ACC","net" = "#F16226", "resp"= "#44AA99"),labels = c("gross" = "gross photosynthesis", "net" = "net photosynthesis", "resp" = "respiration"))+
  scale_x_discrete("", labels = c("Acy_Acy_Acy"="A. cytherea", "Amu_Amu_Amu"="A. muricata", "Mdi_Mdi_Mdi"="M. digitata", "Pve_Pve_Pve"="P. verrucosa", "Pda_Pda_Pda"="P. damicornis", "Spi_Spi_Spi"="S. pistillata", "Plo_Plo_Plo"="P. lobata", "Pcy_Pcy_Pcy"="P. cylindrica", "Pru_Pru_Pru"="P. rus"))+
  annotate("text", x= 2, y = -40, label = "Poritidae", size= 3, fontface="bold" )+
  annotate("text", x= 5, y = -40, label = "Acroporidae", size= 3, fontface="bold" )+
  annotate("text", x= 8, y = -40, label = "Pocilloporidae", size= 3, fontface="bold" )+
  geom_vline(xintercept = 3.5, linetype = 3, color="black")+
  geom_vline(xintercept = 6.5, linetype = 3, color="black")+
  guides(color ="none")+
  theme_lolli2
## ---- chunk 15
#-------------------- diverse heterospecific

mix <- Data %>% filter(category == "mix")
mix_calc <- Data_calc %>%  filter(category == "mix")

# get sum of median per species
mix_r <- mix %>% group_by(species) %>% mutate( median_net = median(exp_obs_net_photo_perc),
                                               median_res = median (exp_obs_respiration_perc),
                                               median_gross = median(exp_obs_gross_photo_perc))

mix_me <- mix_r %>%  summarise(   uni_net_median = unique(median_net),
                                  uni_res_median = unique(median_res),
                                  uni_gross_median = unique(median_gross))

# Calcification measurements
mix_calc_r <- mix_calc %>% group_by(species) %>% mutate( median_calc = median(calc_umol_cm2_h))

mix_me_calc <- mix_calc_r %>%  summarise(uni_calc_median = unique(median_calc))

#get median sum for each species
combi_long <- mix_me %>% separate_rows(species, sep="_")
mesum <- combi_long %>% 
  group_by(species) %>% 
  summarise(
    median_sum_net_mix = sum(uni_net_median),
    median_sum_resp_mix = sum(uni_res_median),
    median_sum_gross_mix = sum(uni_gross_median)
  )

combi_long_calc <- mix_me_calc %>% separate_rows(species, sep="_")
mesum_calc <- combi_long_calc %>% 
  group_by(species) %>% 
  summarise(
    median_sum_calc_mix = sum(uni_calc_median)
  )


# add calc
median_sum_mix <- left_join(mesum, mesum_calc)
median_long_mix <- combi_long


# get columns melted 
sum_median <- median_sum_mix %>% dplyr::select(species, median_sum_net_mix, median_sum_resp_mix, median_sum_gross_mix, median_sum_calc_mix)
final_summedian_mix <- pivot_longer(sum_median, median_sum_net_mix:median_sum_calc_mix)


long_median <- median_long_mix %>% dplyr::select(species, uni_net_median, uni_res_median, uni_gross_median)
final_longmedian_mix <- pivot_longer(long_median, uni_net_median:uni_gross_median)


# name families
final_summedian_mix <- final_summedian_mix %>%
  mutate(family= case_when(
    species == "Amu"~ "Acroporidae",
    species == "Acy"~ "Acroporidae",
    species == "Mdi"~ "Acroporidae",
    species == "Pru"~ "Poritidae",
    species == "Pcy"~ "Poritidae",
    species == "Plo"~ "Poritidae",
    species == "Pve"~ "Pocilloporidae",
    species == "Spi"~ "Pocilloporidae",
    species == "Pda"~ "Pocilloporidae",
    ))

final_longmedian_mix <- final_longmedian_mix %>%
  mutate(family= case_when(
    species == "Amu"~ "Acroporidae",
    species == "Acy"~ "Acroporidae",
    species == "Mdi"~ "Acroporidae",
    species == "Pru"~ "Poritidae",
    species == "Pcy"~ "Poritidae",
    species == "Plo"~ "Poritidae",
    species == "Pve"~ "Pocilloporidae",
    species == "Spi"~ "Pocilloporidae",
    species == "Pda"~ "Pocilloporidae",
    ))

#exclude calcification
 final_summedian_mix <- final_summedian_mix %>% filter(name != "median_sum_calc_mix")
  
# arrange order of factors
 final_summedian_mix$name <-  factor(final_summedian_mix$name, levels = c("median_sum_net_mix", "median_sum_resp_mix", "median_sum_gross_mix"))
 final_summedian_mix$species <-  factor(final_summedian_mix$species, levels = c("Pcy", "Plo", "Pru","Acy", "Amu", "Mdi", "Pda", "Pve","Spi"))
 
  final_longmedian_mix$name <-  factor(final_longmedian_mix$name, levels = c("uni_net_median", "uni_res_median", "uni_gross_median"))
 final_longmedian_mix$species <-  factor(final_longmedian_mix$species, levels = c("Pcy", "Plo", "Pru","Acy", "Amu", "Mdi", "Pda", "Pve","Spi"))
 
 # get in long dataframe extra column with mean per species
 final_longmedian_mix_2 <- final_longmedian_mix %>% 
  group_by(species, name) %>% 
  summarise(
    value_mean = mean(value),
    value = value
  )
 
# Lolopopchart of diversity incubations
div_lolli <- 
  ggplot(final_longmedian_mix_2, aes(x = species, y = value_mean, color=name)) +
    geom_hline(yintercept = 0, linetype = 2, color = "black") +
    geom_linerange(aes(x = species, ymin = value_mean, ymax = 0), position = position_dodge(width = 0.5)) +
    geom_point(position = position_dodge(width = 0.5), size = 3, shape = 18)+
    scale_color_manual("", values= c("uni_gross_median" ="#C81ACC","uni_net_median" = "#F16226", "uni_res_median"= "#44AA99"),labels = c("uni_gross_median" = "gross photosynthesis", "uni_net_median" = "net photosynthesis", "uni_res_median" = "respiration"))+
    geom_point(aes(x=species, y=value, fill=name), position = position_dodge(width = 0.5), size=0.5, shape=21, color="black")+
    ylab("Species contribution\nto multi-family productivity\n(% change from expected)")+
    scale_fill_manual("", values= c("uni_gross_median" ="#C81ACC","uni_net_median" = "#F16226", "uni_res_median"= "#44AA99"),labels = c("uni_gross_median" = "gross photosynthesis", "uni_net_median" = "net photosynthesis", "uni_res_median" = "respiration"))+
    scale_x_discrete("", labels = c("Acy"="A. cytherea", "Amu"="A. muricata", "Mdi"="M. digitata", "Pve"="P. verrucosa", "Pda"="P. damicornis", "Spi"="S. pistillata", "Plo"="P. lobata", "Pcy"="P. cylindrica", "Pru"="P. rus"))+
    scale_y_continuous(limits = c(-40, 65), breaks = seq(-40, 60, by = 20))+
    annotate("text", x= 2, y = -40, label = "Poritidae", size= 3, fontface="bold" )+
    annotate("text", x= 5, y = -40, label = "Acroporidae", size= 3, fontface="bold" )+
    annotate("text", x= 8, y = -40, label = "Pocilloporidae", size= 3, fontface="bold" )+
    geom_vline(xintercept = 3.5, linetype = 3, color="black")+
    geom_vline(xintercept = 6.5, linetype = 3, color="black")+
    guides(fill ="none", color="none")+
    theme_lolli2
## ---- chunk 16
# get average median value
mix_dif <-  final_longmedian_mix %>%
  group_by(species, name) %>% 
  summarise(
    value_mean = mean(value)
  )

mix_dif <- mix_dif %>% mutate(value_mean = abs(value_mean))

mix_dif <- mix_dif%>% 
  mutate(name= fct_recode(name, "net" = "uni_net_median",
                          "resp" = "uni_res_median",
                          "gross" = "uni_gross_median"))

# get average median value  conspecific
con_dif <- final_median %>% select(species, name, median)

con_dif <- con_dif%>% 
  mutate(species= fct_recode(species, "Acy" = "Acy_Acy_Acy",
                                    "Amu" = "Amu_Amu_Amu",
                                    "Mdi" = "Mdi_Mdi_Mdi",
                                    "Pve" = "Pve_Pve_Pve",
                                    "Pda" = "Pda_Pda_Pda",
                                    "Spi" = "Spi_Spi_Spi", 
                                    "Plo" = "Plo_Plo_Plo",
                                    "Pcy" = "Pcy_Pcy_Pcy",
                                    "Pru" = "Pru_Pru_Pru"))

con_dif <- con_dif %>% mutate(median = abs(median))

mix_con_dif <- full_join(mix_dif, con_dif)

# calculate difference
mix_con_dif <- mix_con_dif %>% mutate(minus= median - value_mean)

differ_lolli <- 
  ggplot(mix_con_dif, aes(x = species, y = minus, color=name)) +
    geom_hline(yintercept = 0, linetype = 2, color = "black") +
    geom_linerange(aes(x = species, ymin = minus, ymax = 0), position = position_dodge(width = 0.5)) +
    geom_point(position = position_dodge(width = 0.5), size = 3, shape = 18)+
    ylab("Effect strength\n(conspecific vs multi-family)\n(% change from expected)")+
    scale_color_manual("", values= c("gross" ="#C81ACC","net" = "#F16226", "resp"= "#44AA99"),labels = c("gross" = "gross photosynthesis", "net" = "net photosynthesis", "resp" = "respiration"))+
    scale_x_discrete("", labels = c("Acy"="A. cytherea", "Amu"="A. muricata", "Mdi"="M. digitata", "Pve"="P. verrucosa", "Pda"="P. damicornis", "Spi"="S. pistillata", "Plo"="P. lobata", "Pcy"="P. cylindrica", "Pru"="P. rus"))+
    scale_y_continuous(limits = c(-40, 65), breaks = seq(-40, 60, by = 20))+
    geom_segment(aes(x = 9.3, y = 1.5, xend = 9.3, yend = 65), size=0.5, color = "black",
                 lineend = "round", linejoin = "round",
                  arrow = arrow(length = unit(0.2, "cm")))+
    geom_segment(aes(x = 9.3, y = -1.5, xend = 9.3, yend = -40), size=0.5, color = "black",
                 lineend = "round", linejoin = "round",
                  arrow = arrow(length = unit(0.2, "cm")))+
    annotate("text", x= 9.5, y = 32, label = "Conspecific", size= 2.9, fontface="bold", angle= 90 )+
    annotate("text", x= 9.5, y = -22, label = "Multi-family", size= 2.9, fontface="bold", angle= 90 )+
    annotate("text", x= 2, y = -40, label = "Poritidae", size= 3, fontface="bold" )+
    annotate("text", x= 5, y = -40, label = "Acroporidae", size= 3, fontface="bold" )+
    annotate("text", x= 8, y = -40, label = "Pocilloporidae", size= 3, fontface="bold" )+
    geom_vline(xintercept = 3.5, linetype = 3, color="black")+
    geom_vline(xintercept = 6.5, linetype = 3, color="black")+
    theme_lolli

## ---- chunk 17
# combine median lollipop graphs of conspecific and diversity incubations

# arrange median mix and conspecific
arranged_condiv_lolli <-
        con_lolli + div_lolli + differ_lolli+
          plot_layout( ncol = 1, nrow =3) +
          plot_annotation(tag_levels = list(c("a)","b)", "c)"))) &
          theme(plot.tag = element_text(size = 12, face="bold"),
                plot.tag.position = c(0.01,0.99),
                legend.position = "bottom",
                legend.text = element_text(size = 10))

arranged_condiv_lolli2 <- annotate_figure(arranged_condiv_lolli, fig.lab= "Figure 4", fig.lab.pos = "top.left", fig.lab.face = "bold", fig.lab.size = 12)


ggsave("Graphs/Figure4_medianLolli.tiff", width=7, height=8, limitsize=FALSE, dpi= 700, bg = "white", arranged_condiv_lolli2)
## ---- chunk 18
# conspecific incubations
mean_net <- con_net %>% group_by(species) %>% summarise(mean_net= round(mean(exp_obs_net_photo_perc),1),
                                                        sd_net=round(sd(exp_obs_net_photo_perc),1))
mean_resp <- con_resp %>% group_by(species) %>% summarise(mean_resp= round(mean(exp_obs_respiration_perc),1),
                                                        sd_resp=round(sd(exp_obs_respiration_perc),1))
mean_gross <- con_gross %>% group_by(species) %>% summarise(mean_gross= round(mean(exp_obs_gross_photo_perc),1),
                                                        sd_gross=round(sd(exp_obs_gross_photo_perc),1))

mean_con <- mean_net %>% left_join(mean_resp, by= "species") %>% left_join(mean_gross, by= "species")

write.csv(mean_con, "Graphs/mean_con_exp_obs.csv")

# diversity incubations
mean_net <- mix_net %>% group_by(species) %>% summarise(mean_net= round(mean(exp_obs_net_photo_perc),1),
                                                        sd_net=round(sd(exp_obs_net_photo_perc),1))
mean_resp <- mix_resp %>% group_by(species) %>% summarise(mean_resp= round(mean(exp_obs_respiration_perc),1),
                                                        sd_resp=round(sd(exp_obs_respiration_perc),1))
mean_gross <- mix_gross %>% group_by(species) %>% summarise(mean_gross= round(mean(exp_obs_gross_photo_perc),1),
                                                        sd_gross=round(sd(exp_obs_gross_photo_perc),1))

mean_mix <- mean_net %>% left_join(mean_resp, by= "species") %>% left_join(mean_gross, by= "species")

write.csv(mean_mix, "Graphs/mean_mix_exp_obs.csv")
## ---- chunk 19
Net_bio <- Net_melt %>%  filter(category == "biomass")
Net_bio <- Net_bio %>% filter(category == "biomass")
dif_net_bio <- with(Net_bio, Netphoto[Label == "Net Photo"] - Netphoto[Label == "ExpNet Photo"])

shapiro.test(dif_net_bio) # test
hist(dif_net_bio,xlab='Differences') # check graphically
qqnorm(dif_net_bio) 
qqline(dif_net_bio)

 Net_bio %>%
   group_by(species) %>%
   pairwise_t_test(
     Netphoto ~ Label,
     paired = TRUE,
     p.adjust.method = "bonferroni")
 
 
Resp_bio <- Resp_melt %>%  filter(category == "biomass")
Resp_bio <- Resp_bio %>% filter(category == "biomass")
dif_Resp_bio <- with(Resp_bio, Resp[Label == "Resp"] - Resp[Label == "ExpResp"])

shapiro.test(dif_Resp_bio) # test
hist(dif_Resp_bio,xlab='Differences') # check graphically
qqnorm(dif_Resp_bio) 
qqline(dif_Resp_bio)

 Resp_bio %>%
   group_by(species) %>%
   pairwise_t_test(
     Resp ~ Label,
     paired = TRUE,
     p.adjust.method = "bonferroni")
 
 
 Gross_bio <- Gross_melt %>%  filter(category == "biomass")
Gross_bio <- Gross_bio %>% filter(category == "biomass")
dif_Gross_bio <- with(Gross_bio, Grossphoto[Label == "Gross Photo"] - Grossphoto[Label == "ExpGross Photo"])

shapiro.test(dif_Gross_bio) # test
hist(dif_Gross_bio,xlab='Differences') # check graphically
qqnorm(dif_Gross_bio) 
qqline(dif_Gross_bio)

 Gross_bio %>%
   group_by(species) %>%
   pairwise_t_test(
     Grossphoto ~ Label,
     paired = TRUE,
     p.adjust.method = "bonferroni")
 
 
 Calc_bio <- Calc_melt %>%  filter(category == "biomass")
Calc_bio <- Calc_bio %>% filter(category == "biomass")
dif_Calc_bio <- with(Calc_bio, Calc[Label == "Calc"] - Calc[Label == "ExpCalc"])

shapiro.test(dif_Calc_bio) # test
hist(dif_Calc_bio,xlab='Differences') # check graphically
qqnorm(dif_Calc_bio) 
qqline(dif_Calc_bio)

 Calc_bio %>%
   group_by(species) %>%
   pairwise_t_test(
     Calc ~ Label,
     paired = TRUE,
     p.adjust.method = "bonferroni")
